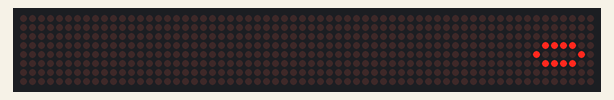
A sketch run on a simulated Arduino Uno, built with avr-gcc and run on an emulated ATmega328P. Shown: 64×8 LED matrix.

Above: at 0.06 s.
At 95.9 s:
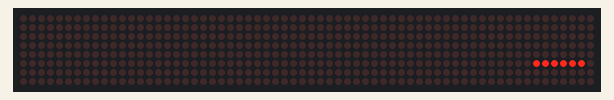

The sketch:

sketch.ino
```cpp
#include <LedControl.h>

int DIN = 12;
int CS =  11;
int CLK = 10;
LedControl lc = LedControl(DIN, CLK, CS, 0);

byte circle[8] = {
    B00000000,
    B00000000,
    B00000000,
    B00111100,
    B01000010,
    B00111100,
    B00000000,
    B00000000
};

byte line[8] = {
    B00000000,
    B00000000,
    B00000000,
    B00000000,
    B00000000,
    B01111110,
    B00000000,
    B00000000
};

void setup() {
    lc.shutdown(0, false);
    lc.setIntensity(0, 15);
}

void loop() {
    for (int i = 0; i <= 7; i++) {
        lc.setRow(0, i, circle[i]);
    }
    delay(100);
    for (int i = 0; i <= 7; i++) {
        lc.setRow(0, i, line[i]);
    }
    delay(100);
}
```
